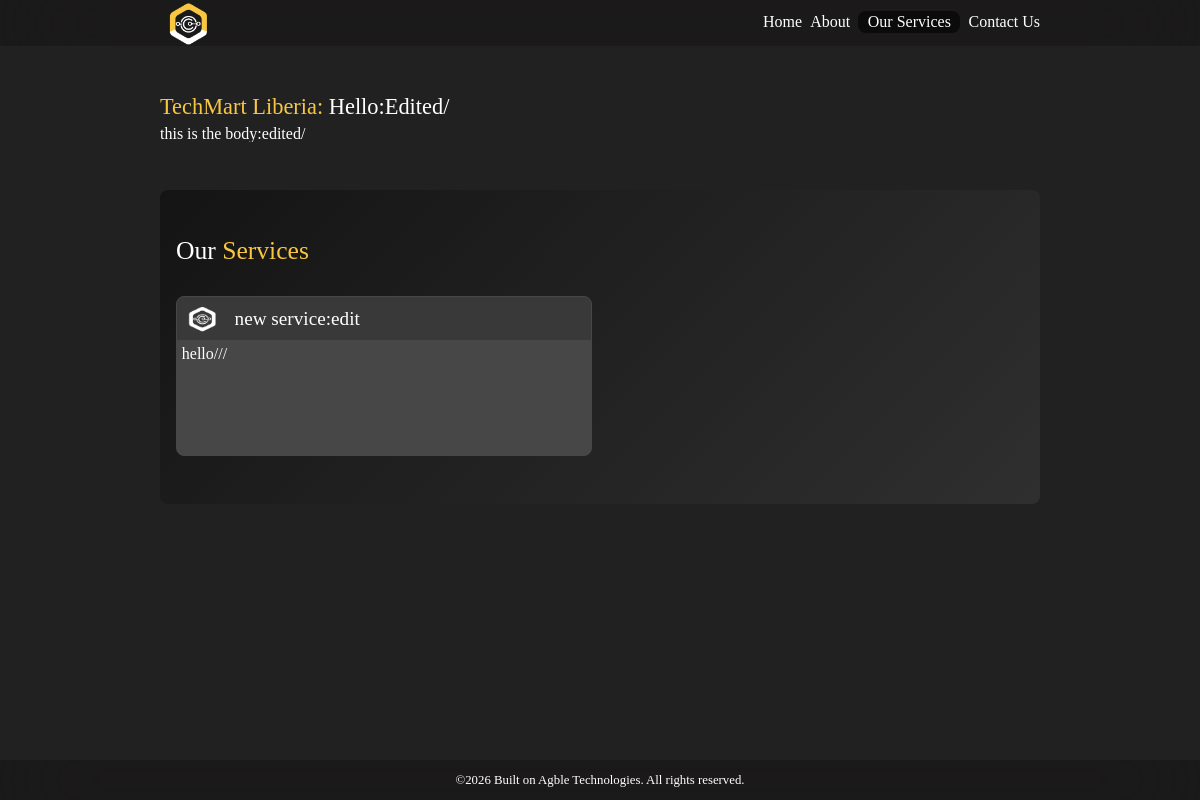
The page /services/ on the database as committed earlier.
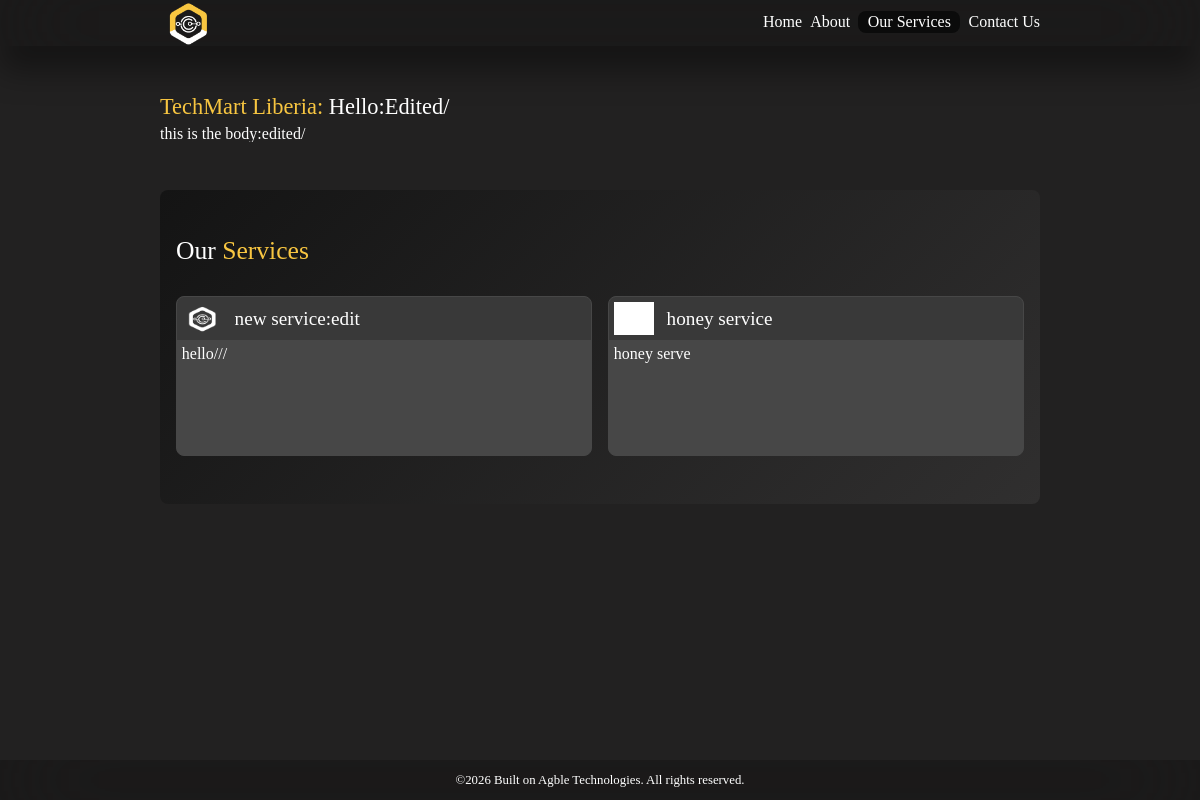
The same page on the database as committed later.
### main/models.py (models this page shows, shortened)
class Hero_Section(models.Model):
    hero_text_title = models.CharField(max_length=60)
    hero_text_body = models.TextField(max_length=300)
    hero_image = models.ImageField(upload_to=image_upload_path)
    mandatory_field = models.CharField(max_length=20)

class Service(models.Model):
    service_title = models.CharField(max_length=60)
    service_description = models.TextField(max_length=4000)
    service_image = models.ImageField(upload_to=image_upload_path, null=True, blank=True)
    service_icon = models.ImageField(upload_to=image_upload_path, null=True, blank=True)
    mandatory_field = models.CharField(max_length=20)

### main/views.py (the view)
# urls.py: path('services/', views.services, name='services'),
def services(request):
    return render(request, 'main/services.html', {
        'hero_section': Hero_Section.objects.all(),
        'services': Service.objects.all()
    })

### main/templates/main/services.html (shortened to what this page needs)
{% extends "main/layout.html" %}
{% load static %}
{% block content %}
    {% for hero in hero_section %}
    <div class="services_text">
        <div class="services_text_title">
            <h2>
               <span>TechMart Liberia: </span> {{ hero.hero_text_title|title }}
            </h2>
        </div>
        <div class="services_text_body">
            <p>
                {{ hero.hero_text_body }}
            </p>
        </div>
    </div>
    {% endfor %}
<div class="services_section">
        <h1>Our <span>Services</span> </h1>
    <div class="service_cards">
        {% for service in services %}
        <div class="service_card">
            <a href="{% url 'main:service_page' service.id %}">
                <div class="service_title">
                    <div class="service_icon">
                        {% if service.service_icon %}
                        <img src="{{ service.service_icon.url }}" alt="{{ service.service_title }} Icon">
                        {% else %}
                        <img src="{% static 'main/images/default_service_icon.png' %}" alt="Default Service Icon">
                        {% endif %}
                    </div>
                    <h3>{{ service.service_title }}</h3>
                </div>
                <div class="service_desc">
                    <p>
                        {{ service.service_description|truncatechars:350 }}
                    </p>
                </div>
            </a>
        </div>
        {% endfor %}
    </div>
</div>
{% endblock %}

Rows that differ between the two databases and show on the page:
added Service: service_icon (picture), service_title "honey service", service_description "honey serve"
